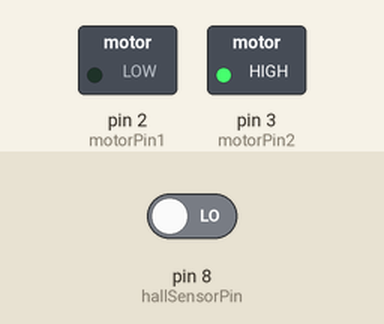
Bench run of a sketch on a simulated Arduino Uno, built with avr-gcc and run on an emulated ATmega328P. Parts: switched loads named in the sketch (green lamp = pin HIGH). Inputs (shaded band) come from the test bench; at power-on: pin 8 (hallSensorPin) LOW. What the sketch prints to the serial monitor is not drawn.

Above: at 1.2 s.
1.3 s: pin 8 (hallSensorPin) driven HIGH
Timing chart, 0 to 4.3 s (numbered marks = the images above; inputs shaded):
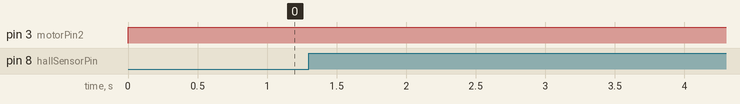

The sketch:

Medicion_RPM.ino
```cpp
int hallSensorPin = 8;    // Pin connected to the Hall sensor
int motorPin1 = 2;        // Motor connected to pin 2
int motorPin2 = 3;        // Motor connected to pin 3

int lastSensorState = 0;  // Last sensor state (to detect changes)
volatile int pulses = 0;  // Pulse counter
unsigned long timeold = 0; // Time of the previous pulse
float rpm = 0;             // Variable to store RPM
float rps = 0;             // Variable to store RPS

void setup() {
  pinMode(hallSensorPin, INPUT);   // Set the Hall sensor pin as input
  pinMode(motorPin1, OUTPUT);      // Set the motor pins as outputs
  pinMode(motorPin2, OUTPUT);

  Serial.begin(9600);  // Start the serial monitor
}

void loop() {
  // Activate the motor (turn it on)
  digitalWrite(motorPin1, LOW);  // Motor on
  digitalWrite(motorPin2, HIGH);

  // Read the current state of the Hall sensor
  int sensorState = digitalRead(hallSensorPin);

  // Check for a change in the sensor state (from LOW to HIGH)
  if (sensorState == HIGH && lastSensorState == LOW) {
    pulses++;  // Increment the pulse count when the magnet is detected
  }

  // Update the last sensor state
  lastSensorState = sensorState;

  if (pulses >= 1) {  // When at least one pulse has been counted
    // Calculate RPM and RPS
    rpm = 60000.0 / (millis() - timeold) * pulses;  // RPM = 60000ms / time between pulses * pulse count
    rps = rpm / 60.0;  // RPS = RPM / 60

    // Print RPM and RPS to the Serial Monitor
    Serial.print("RPM: ");
    Serial.println(rpm);
    Serial.print("RPS: ");
    Serial.println(rps);

    // Reset for next measurement
    timeold = millis();  // Update the time for the next pulse
    pulses = 0;          // Reset pulse counter
  }
}
```

Measured:
- after the input at 1.3 s, every drawn part: stays the same
